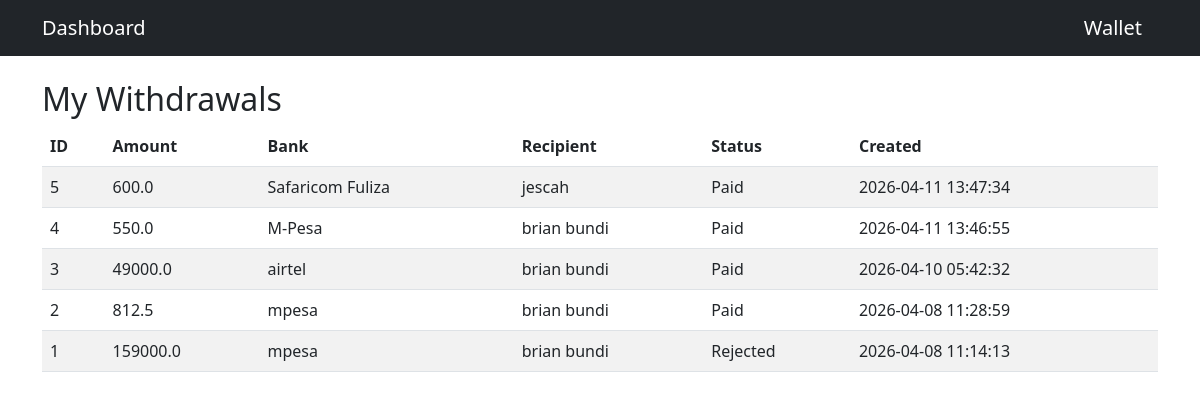
/withdraw-history, run on the app's committed database.
### models.py (models this page shows)
class Withdrawal(db.Model):
    __tablename__ = "withdrawals"
    id = db.Column(db.Integer, primary_key=True)
    user_id = db.Column(db.Integer, db.ForeignKey("user.id"), nullable=False)
    account_number = db.Column(db.String(100), nullable=False)
    recipient_name = db.Column(db.String(100), nullable=False)
    bank_name = db.Column(db.String(100), nullable=False)
    amount = db.Column(db.Float, nullable=False)
    status = db.Column(db.String(50), default="Pending")
    created_at = db.Column(db.DateTime, default=db.func.now())
    user = db.relationship("User", back_populates="withdrawals")

### app.py (the view)
@app.route("/withdraw-history")
def withdraw_history():
    withdrawals = Withdrawal.query.order_by(Withdrawal.created_at.desc()).all()
    return render_template("withdraw_history.html", withdrawals=withdrawals)

### templates/withdraw_history.html
{% extends "base.html" %}
{% block content %}
<h2>My Withdrawals</h2>
<table class="table table-striped">
  <thead>
    <tr>
      <th>ID</th><th>Amount</th><th>Bank</th><th>Recipient</th><th>Status</th><th>Created</th>
    </tr>
  </thead>
  <tbody>
    {% for w in withdrawals %}
    <tr>
      <td>{{ w.id }}</td>
      <td>{{ w.amount }}</td>
      <td>{{ w.bank_name }}</td>
      <td>{{ w.recipient_name }}</td>
      <td>{{ w.status }}</td>
      <td>{{ w.created_at }}</td>
    </tr>
    {% endfor %}
  </tbody>
</table>
{% endblock %}

### data on the page
Withdrawal: id "5", amount "600.0", bank_name "Safaricom Fuliza", recipient_name "jescah", status "Paid", created_at "2026-04-11 13:47:34"
Withdrawal: id "4", amount "550.0", bank_name "M-Pesa", recipient_name "brian bundi", status "Paid", created_at "2026-04-11 13:46:55"
Withdrawal: id "3", amount "49000.0", bank_name "airtel", recipient_name "brian bundi", status "Paid", created_at "2026-04-10 05:42:32"
Withdrawal: id "2", amount "812.5", bank_name "mpesa", recipient_name "brian bundi", status "Paid", created_at "2026-04-08 11:28:59"
Withdrawal: id "1", amount "159000.0", bank_name "mpesa", recipient_name "brian bundi", status "Rejected", created_at "2026-04-08 11:14:13"
